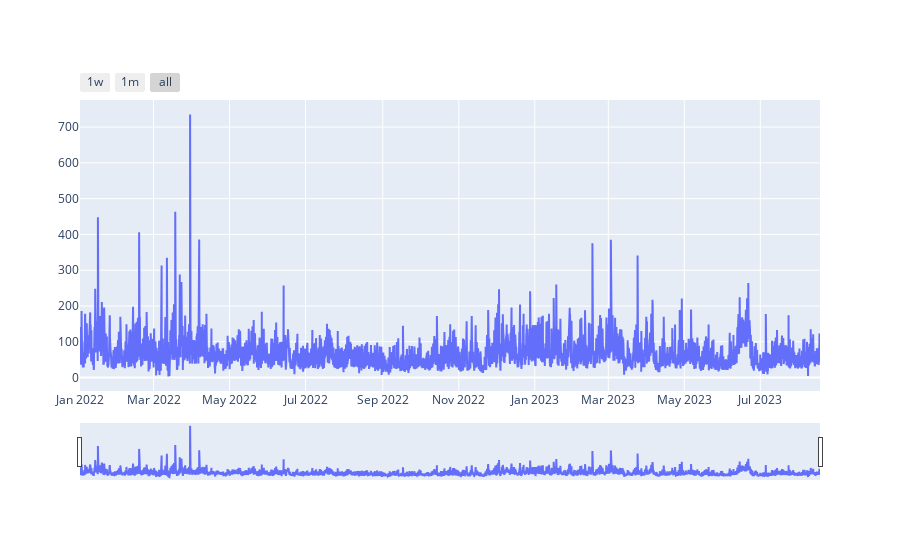

Source (notebook cell):
### Code cell
graficar_serie_tiempo(Monterrey_PM10["PM10"], "PM10")

### Figure 1 — Plotly figure (JSON) as saved in the notebook; plotly's stock layout.template omitted (floating-point values rounded to 4 significant figures; data arrays with more than 128 entries replaced by an {"elided": "..."} marker saying what was removed)
{"data": [{"name": "PM10", "type": "scatter", "x": {"elided": "14255 str values"}, "y": {"elided": "14255 float values"}}], "layout": {"xaxis": {"rangeselector": {"buttons": [{"count": 7, "label": "1w", "step": "day", "stepmode": "backward"}, {"count": 1, "label": "1m", "step": "month", "stepmode": "backward"}, {"step": "all"}]}, "rangeslider": {"visible": true}}}}
